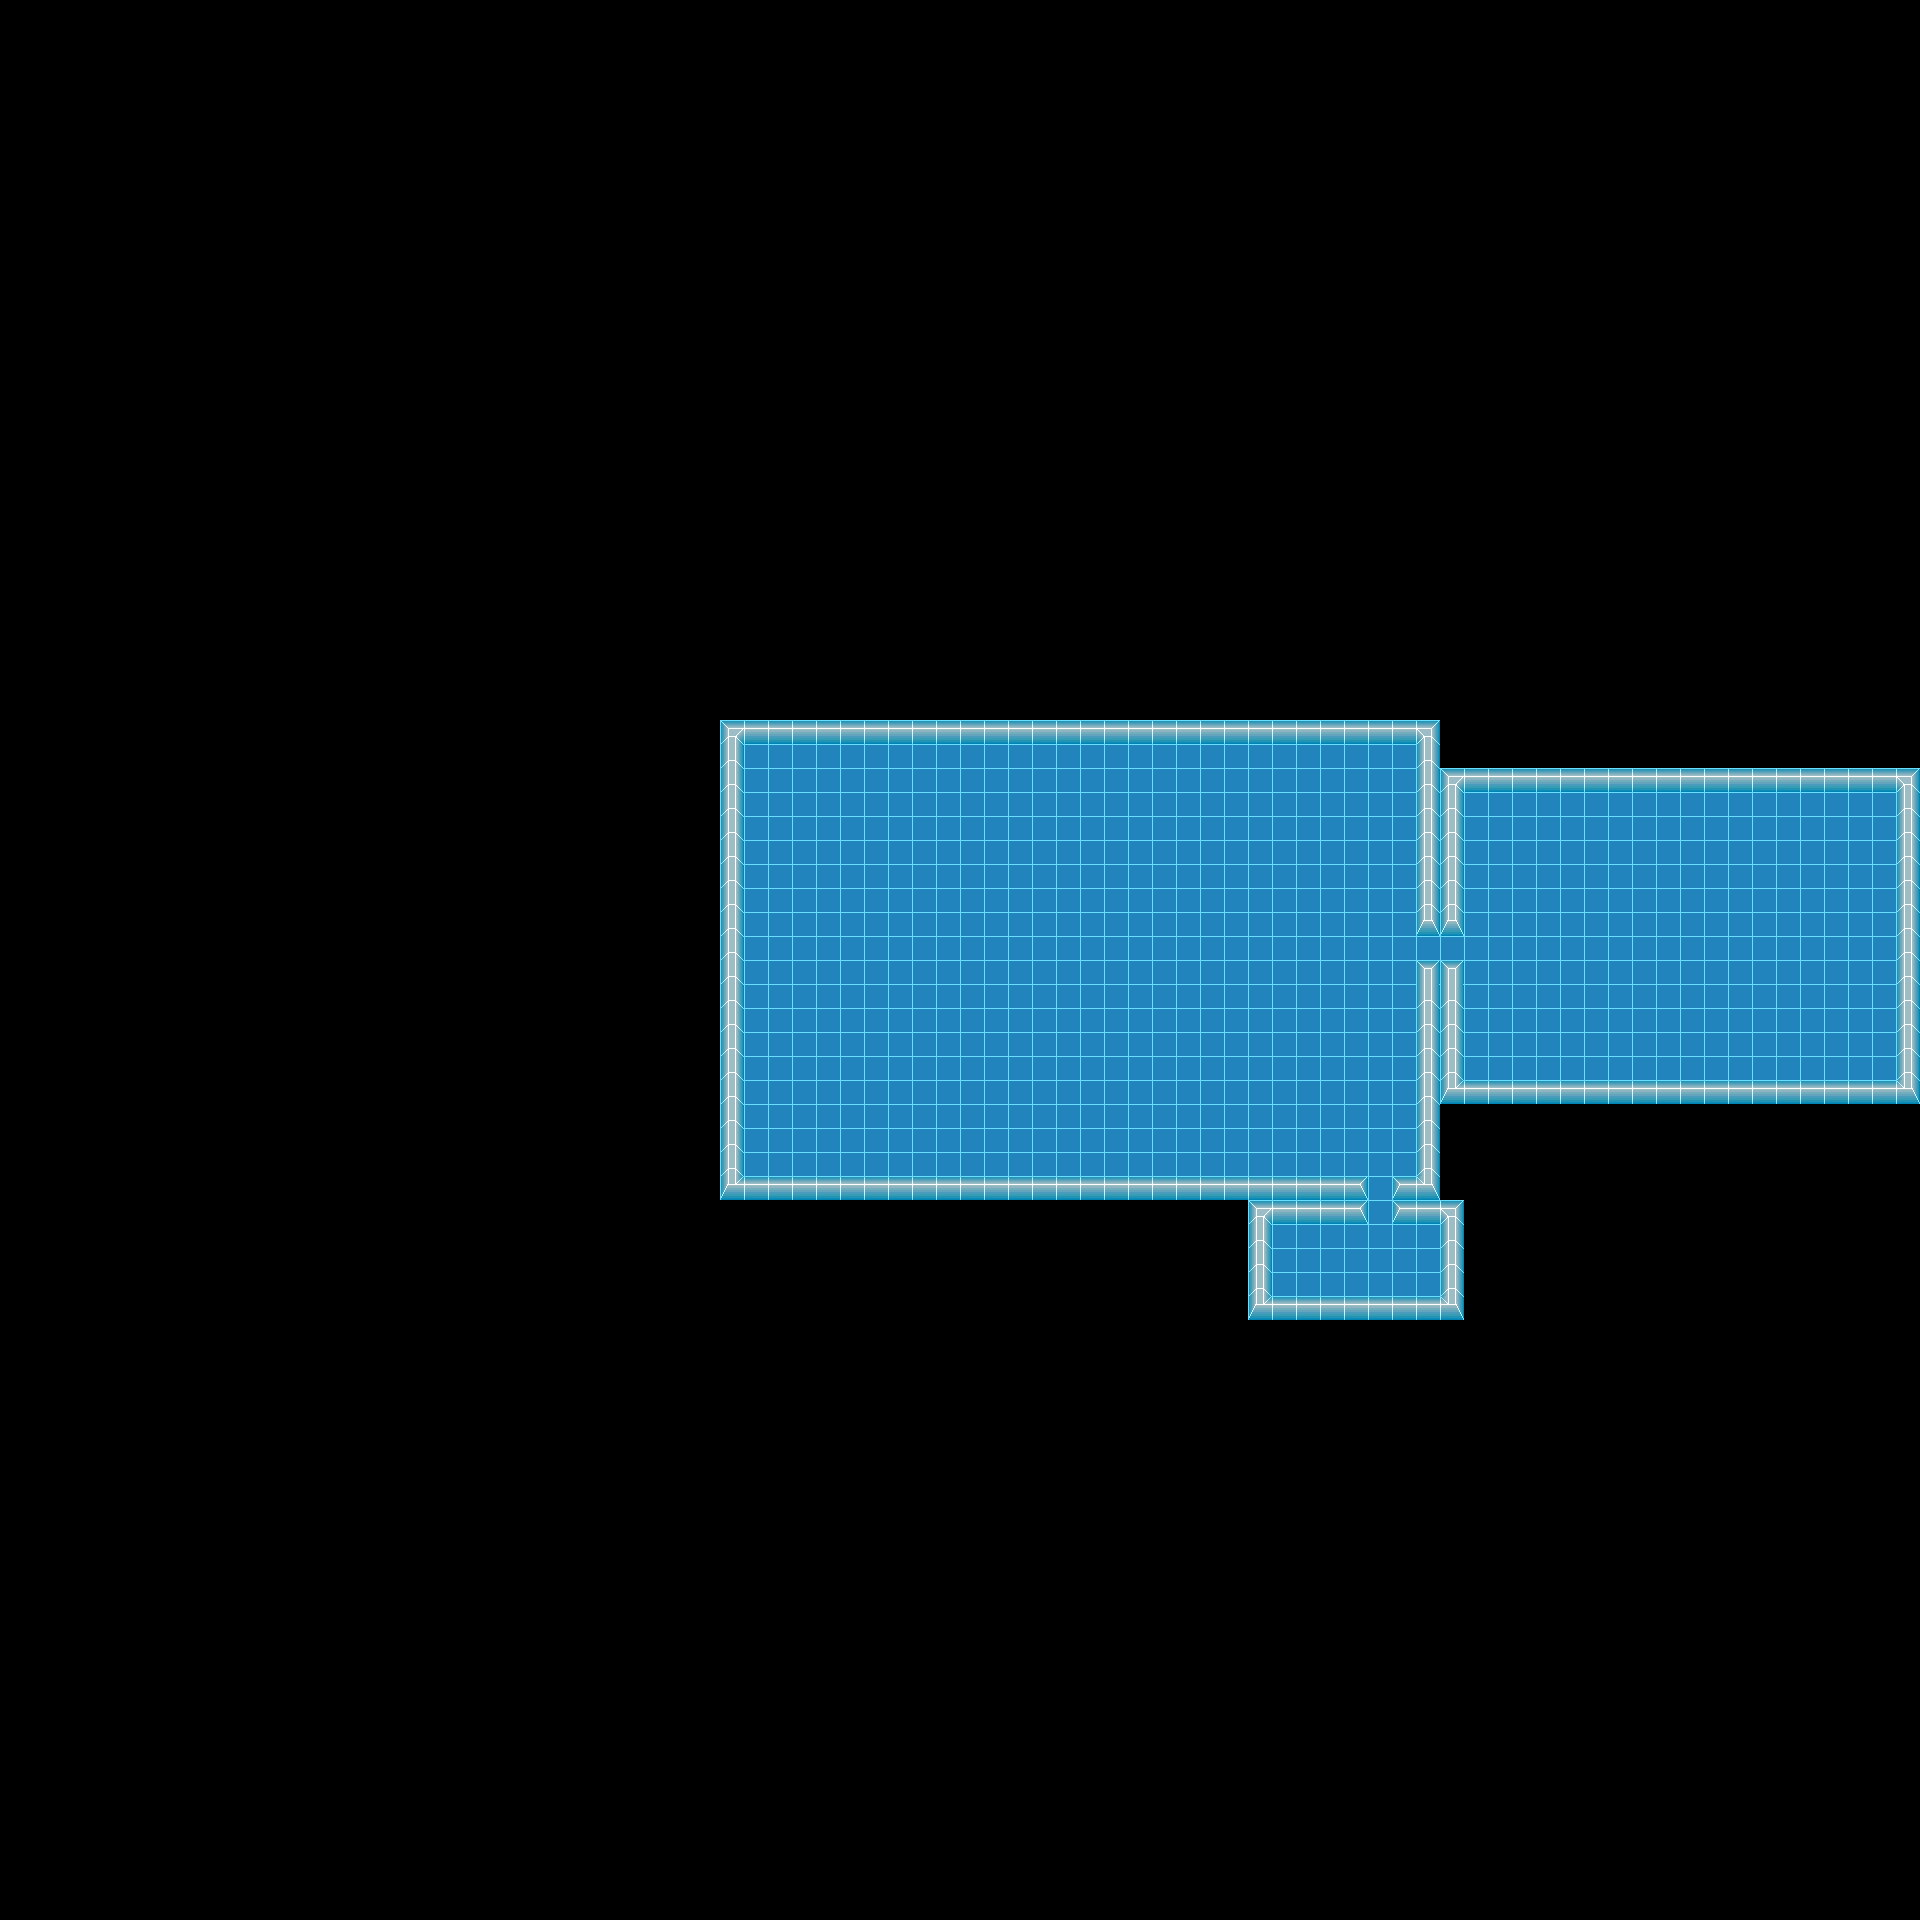

A 2D game scene composited from a Tiled map and its tileset images. What follows is a short description and the map's XML, with each tile layer's data collapsed to a summary:
An orthogonal 80x80 tile map with 24x24 px tiles, 1 tile layer (Mapa).

<map version="1.0" tiledversion="1.1.3" orientation="orthogonal" renderorder="left-up" width="80" height="80" tilewidth="24" tileheight="24" infinite="0" nextobjectid="1">
 <tileset firstgid="1" name="tileset_test" tilewidth="24" tileheight="24" spacing="1" margin="1" tilecount="288" columns="12">
  <image source="tileset_test.png" trans="ff00ff" width="300" height="600" />
 </tileset>
 <layer name="Mapa" width="80" height="80">
  <data>[6400 cells, 925 non-empty, 13 distinct tile ids]</data>
 </layer>
</map>